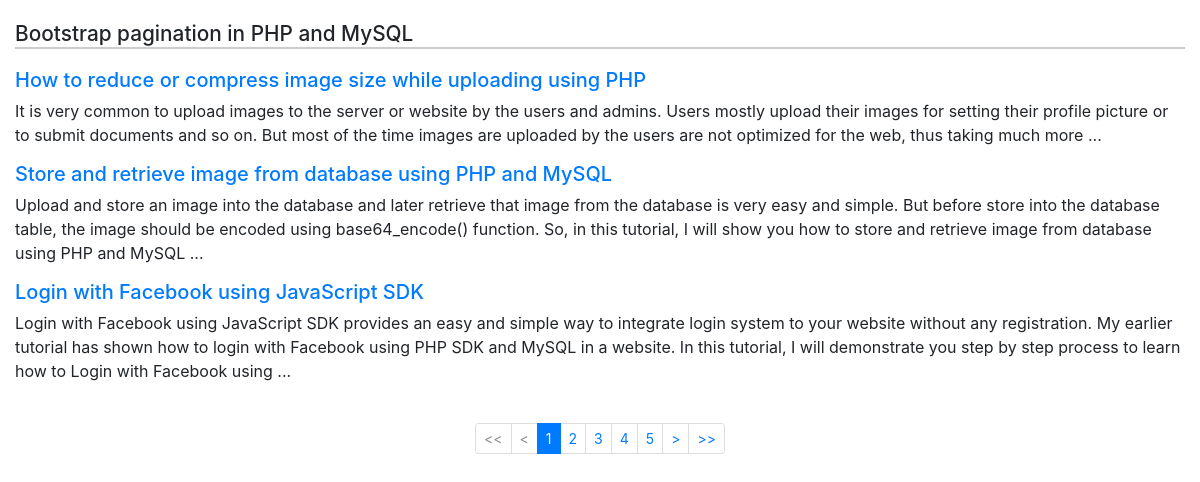
The page / on the database its author committed.
### tables this page shows
CREATE TABLE `posts` (
  `id` int(11) NOT NULL,
  `title` varchar(255) NOT NULL,
  `link` varchar(255) NOT NULL,
  `content` longtext NOT NULL
);

### index.php (the view, shortened to what this page needs)
<?php
	function createPagination($table_name, $_adjacents, $_limit, $_page, $_url){
		include('db.php');
		$limit = $_limit;
		$adjacents = $_adjacents;
		$sql = "SELECT COUNT(*) 'total_rows' FROM $table_name";
		$res = mysqli_fetch_object(mysqli_query($con, $sql));
		$total_rows = $res->total_rows;
		$total_pages = ceil($total_rows / $limit);
		$page = $_page;
		$offset = $limit * ($page-1);
		$query  = "select * from `posts` limit $offset, $limit";
		$result = mysqli_query($con, $query);
		$resultData = [];
		if(mysqli_num_rows($result) > 0) {
			while($row = mysqli_fetch_object($result)) {
				$resultData[] = $row;
			}
		}
		if($total_pages <= (1+($adjacents * 2))) {
			$start = 1;
			$end   = $total_pages;
		} else {
			if(($page - $adjacents) > 1) {
				if(($page + $adjacents) < $total_pages) {
					$start = ($page - $adjacents);
					$end   = ($page + $adjacents);
				} else {
					$start = ($total_pages - (1+($adjacents*2)));
					$end   = $total_pages;
				}
			} else {
				$start = 1;
				$end   = (1+($adjacents * 2));
			}
		}
		if($total_pages > 1) {
			$pagination = '';
			$pagination .= "<ul class='pagination pagination-sm justify-content-center'>
								<li class='page-item " . ($page <= 1 ?  'disabled' : '') . "'>
									<a class='page-link' href=". $_url ."?page=1" . ">&lt;&lt;</a>
								</li>";
			$pagination .= "<li class='page-item ".($page <= 1 ? 'disabled' : '') ."'>
								<a class='page-link' href=". $_url ."?page=" . ($page>1 ? $page-1 : 1) .">&lt;</a>
							</li>";
			for($i=$start; $i<=$end; $i++) {
				$pagination .= "<li class='page-item " . ($i == $page ? 'active' : '') ."'>
									<a class='page-link' href=". $_url ."?page=". $i .">". $i . "</a>
								</li>";
			}
			$pagination .= "<li class='page-item ". ($page >= $total_pages ? 'disabled' : '') . "'>
								<a class='page-link' href=". $_url ."?page=" . ($page < $total_pages ? $page+1 : $total_pages). ">&gt;</a>
							</li>";
			$pagination .= "<li class='page-item ". ($page >= $total_pages ? 'disabled' : '') . "'>
								<a class='page-link' href=". $_url ."?page=". $total_pages. ">&gt;&gt;</a>
							</li>
						</ul>";
			}
		return [
			'resultData' => $resultData,
			'pagination' => $pagination,
		];
	}
	$page = isset($_GET['page']) && $_GET['page'] != "" ? $_GET['page'] : 1;
	$hasil = createPagination('posts', 2, 3, $page, 'http://localhost/pagination/');
?>
<!DOCTYPE html>
<html lang="en">
  <head>
	<link rel="stylesheet" href="bootstrap/css/bootstrap.min.css">
  </head>
  <body>
	<div class="container-fluid mtb-margin-top">
		<div class="row">
			<div class="col-md-12">
				<h1 class="top-margin">Bootstrap pagination in PHP and MySQL</h1>
			</div>
		</div>
		<div class="row">
			<div class="col-md-12">
				<?php
					foreach($hasil['resultData'] as $key => $value){
						echo '<h1 class="post-title"><a href="'.$value->link.'" target="_blank">'.$value->title.'</a></h1>';
						echo '<p>'.$value->content.'</p>';
					}
				?>
				<br>
				<?php
					echo $hasil['pagination'];
				?>
 			</div>
 		</div>
     </div>
</body>
</html>

### index.php (style rules this page uses)
.post-title { font-size:20px; }
.mtb-margin-top { margin-top: 20px; }
.top-margin { border-bottom:2px solid #ccc; margin-bottom:20px; display:block; font-size:1.3rem; line-height:1.7rem; }

### rows shown on the page
posts: title "How to reduce or compress image size while uploading using PHP", content "It is very common to upload images to the server or website by the users and admins. Users mostly upload their images for setting their profile picture or to submit documents and so on. But most of the time images are uploaded by the users are not optimized for the web, thus taking much more ..."
posts: title "Store and retrieve image from database using PHP and MySQL", content "Upload and store an image into the database and later retrieve that image from the database is very easy and simple. But before store into the database table, the image should be encoded using base64_encode() function. So, in this tutorial, I will show you how to store and retrieve image from database using PHP and MySQL ..."
posts: title "Login with Facebook using JavaScript SDK", content "Login with Facebook using JavaScript SDK provides an easy and simple way to integrate login system to your website without any registration. My earlier tutorial has shown how to login with Facebook using PHP SDK and MySQL in a website. In this tutorial, I will demonstrate you step by step process to learn how to Login with Facebook using ..."
